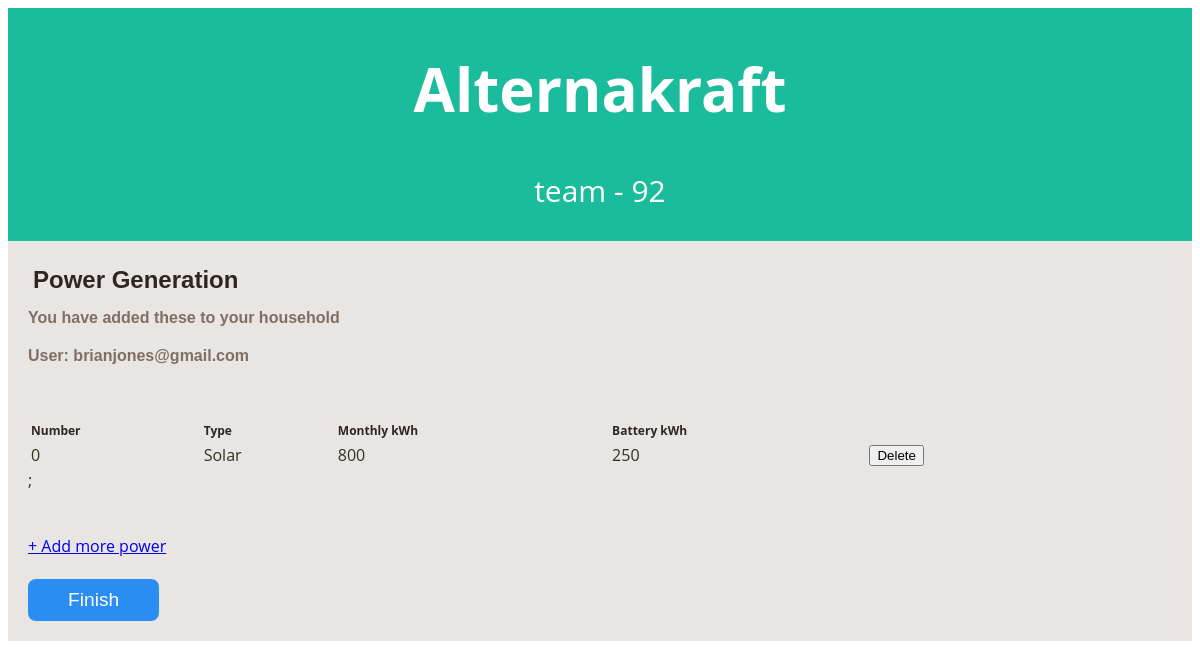
The app's page /phase_3_mamp_version/info_power_generation_list.php?email=brianjones@gmail.com with its own data.
### tables this page shows
CREATE TABLE PowerGeneration (
	email varchar(250) NOT NULL,
	power_generation_number INT(5) NOT NULL,
	generation_type varchar(60) NOT NULL,
    	monthly_power_generated INT(9) NOT NULL,
    	battery_storage_capacity INT(9) NULL,
    	PRIMARY KEY(email, power_generation_number),
    	KEY (power_generation_number)
);

### phase_3_mamp_version/info_power_generation_list.php (the view, shortened to what this page needs)
<?php
include('lib/common.php');
?>
<?php include("lib/header.php"); ?>
<!DOCTYPE html>
<html lang="en">
<html>
<head>
</head>
<body>
	<div id="main_container">
		<div class="center_content">
			<div class="center_left">
				<div class="features">
					<div class="profile_section">
						<div class="title">Power Generation</div>
						<div class="subtitle">You have added these to your household</div>
						<div class="subtitle">User: <?php echo $_GET['email']; ?></div>
							<table>
								<tr>
									<th class="heading">Number</th>
									<th class="heading">Type</th>
									<th class="heading">Monthly kWh</th>
									<th class="heading">Battery kWh</th>
									<th class="heading"> </th>
								</tr>
								<br><br>
								<?php
								$email = $_GET['email'];
								$query = "SELECT power_generation_number, generation_type, monthly_power_generated, battery_storage_capacity
									FROM PowerGeneration WHERE PowerGeneration.email = '{$email}' ";
								$result = mysqli_query($db, $query);
								while ($row = mysqli_fetch_array($result, MYSQLI_ASSOC)) {
									print "<tr>";
									print "<td>{$row['power_generation_number']}</td>";
									print "<td>{$row['generation_type']}</td>";
									print "<td>{$row['monthly_power_generated']}</td>";
									print "<td>{$row['battery_storage_capacity']}</td>";
									print "<td><form method='POST'><button type='submit' name='delete' value='{$row['power_generation_number']}'>Delete</button></form></td>";
									print "</tr>";
								}
								?>
							</table>
						</div>
					</div>
				</div>
				<?php include("lib/error.php"); ?>
				<br>
				<form action="info_power_generation_add.php" method="get">
					<a href="#" onclick="document.getElementById('email-input').value = document.getElementById('email').value; this.parentNode.submit();"> + Add more power</a>
				</form>
				<br>
				<?php
				if (!isset($_POST['submit'])) {
					echo '<form method="POST">';
					echo '<button type="submit" name="submit"class="button">Finish</button>';
					echo '</form>';
				} else {
					header("Location: submission_complete.php");
				}
				?>
			</div>
		</div>
</body>
</html>

### phase_3_mamp_version/css/alternakraft_style.css (style rules this page uses)
body { color: #332; background-color: #fff; position: relative; font-family: 'Open Sans', sans-serif; }
table { width: 90%; }
th { padding: 1px; text-align: left; }
td { padding: 1px; text-align: left; }
.heading { font-size: 12px; color: #2e2721; font-weight: bold; }
.title { width: auto; padding: 5px 5px 5px 5px; font-family: Georgia, sans-serif; font-size: 24px; font-weight: bold; color: #2e2721; }
.subtitle { width: 600px; font-family: Verdana, Geneva, sans-serif; font-weight: bold; font-size: 16px; color: #806F66; padding: 10px 0px 10px 0px; }
.button { background-color: #298df1; color: white; font-size: 1.2em; padding: 10px 40px; border-radius: 8px; border: none; }
#main_container { width: auto; height: auto; margin: auto; padding: 0px; }
.center_content { width: auto; height: auto; padding: 20px; clear: both; background-color: #E9E5E2; }

### records on screen
powergeneration: power_generation_number "0", generation_type "Solar", monthly_power_generated "800", battery_storage_capacity "250"

### other values on screen
$_GET['email'] "brianjones@gmail.com"
$query ";"
